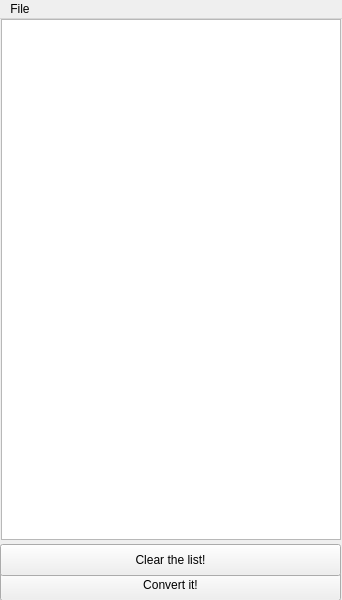
<?xml version="1.0" encoding="UTF-8"?>
<ui version="4.0">
 <class>MainWindow</class>
 <widget class="QMainWindow" name="MainWindow">
  <property name="enabled">
   <bool>true</bool>
  </property>
  <property name="geometry">
   <rect>
    <x>0</x>
    <y>0</y>
    <width>342</width>
    <height>600</height>
   </rect>
  </property>
  <property name="minimumSize">
   <size>
    <width>0</width>
    <height>0</height>
   </size>
  </property>
  <property name="maximumSize">
   <size>
    <width>234234</width>
    <height>1308</height>
   </size>
  </property>
  <property name="windowTitle">
   <string notr="true">2VTT</string>
  </property>
  <property name="statusTip">
   <string notr="true"/>
  </property>
  <widget class="QWidget" name="centralwidget">
   <property name="mouseTracking">
    <bool>true</bool>
   </property>
   <property name="contextMenuPolicy">
    <enum>Qt::DefaultContextMenu</enum>
   </property>
   <widget class="QPushButton" name="convertButton">
    <property name="geometry">
     <rect>
      <x>0</x>
      <y>550</y>
      <width>341</width>
      <height>32</height>
     </rect>
    </property>
    <property name="text">
     <string>Convert it!</string>
    </property>
   </widget>
   <widget class="QListWidget" name="fileList">
    <property name="geometry">
     <rect>
      <x>1</x>
      <y>0</y>
      <width>340</width>
      <height>521</height>
     </rect>
    </property>
   </widget>
   <widget class="QPushButton" name="clearButton">
    <property name="geometry">
     <rect>
      <x>0</x>
      <y>525</y>
      <width>341</width>
      <height>32</height>
     </rect>
    </property>
    <property name="text">
     <string>Clear the list!</string>
    </property>
   </widget>
  </widget>
  <widget class="QMenuBar" name="menuBar">
   <property name="geometry">
    <rect>
     <x>0</x>
     <y>0</y>
     <width>342</width>
     <height>22</height>
    </rect>
   </property>
   <widget class="QMenu" name="menuFile">
    <property name="title">
     <string>File</string>
    </property>
    <addaction name="actionAbout_2VTT"/>
    <addaction name="separator"/>
    <addaction name="actionPrefences"/>
   </widget>
   <addaction name="menuFile"/>
  </widget>
  <action name="actionPrefences">
   <property name="text">
    <string>Prefences</string>
   </property>
   <property name="shortcut">
    <string>Ctrl+,</string>
   </property>
   <property name="menuRole">
    <enum>QAction::PreferencesRole</enum>
   </property>
  </action>
  <action name="actionAbout_2VTT">
   <property name="text">
    <string>About 2VTT</string>
   </property>
  </action>
 </widget>
 <resources/>
 <connections/>
</ui>
